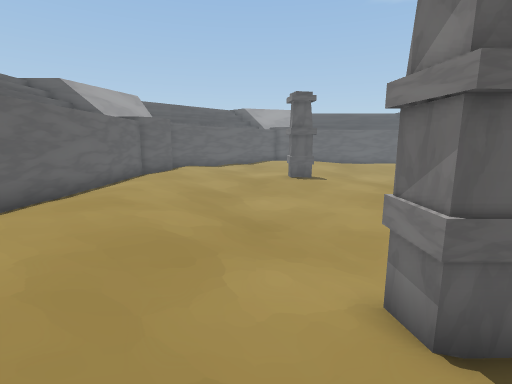
View 1 (above)

16 first-person views from a walk through a scene from a Unity 3-D project. The camera is 1.5 m above the floor, tilts 10° down and sees 85° across. The floor is counted in squares, 1 m on a side. Each view is taken from the middle of a square. On the plan, view 1 faces up. The plan holds only what a view shows up to about 14 squares ahead; the rest is blank. The place goes on beyond the plan. The player character is not drawn.

View 2
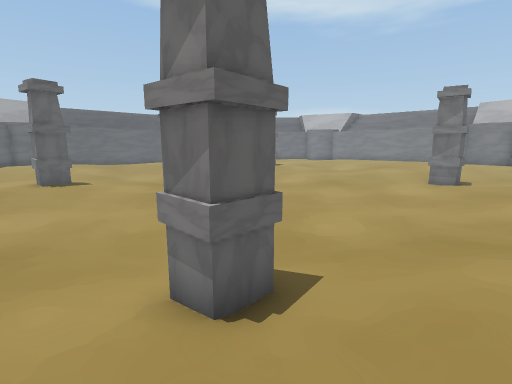

View 3
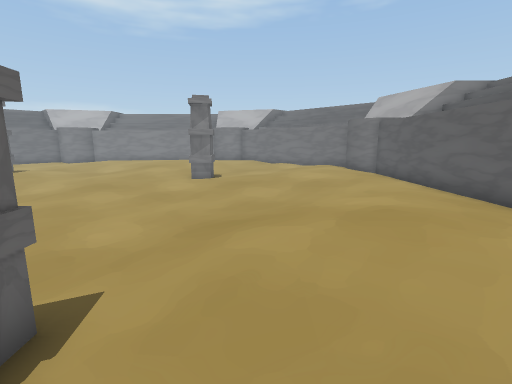

View 4
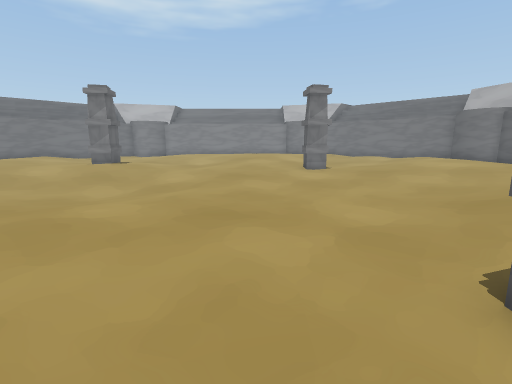

View 5
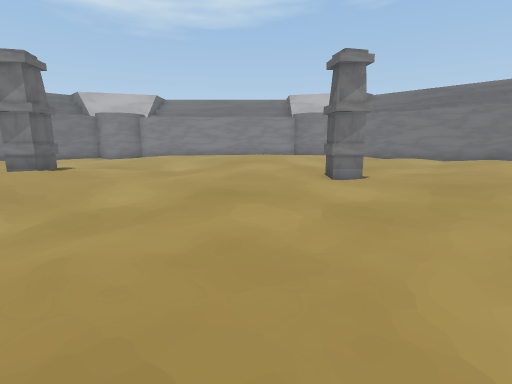

View 6
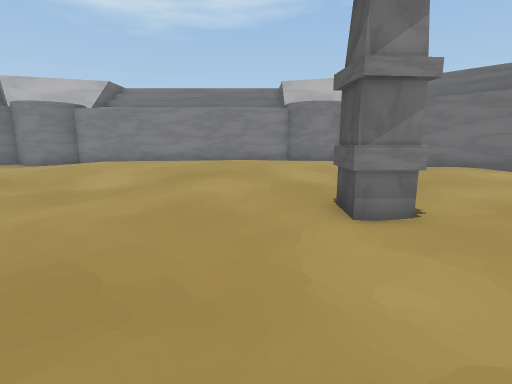

View 7
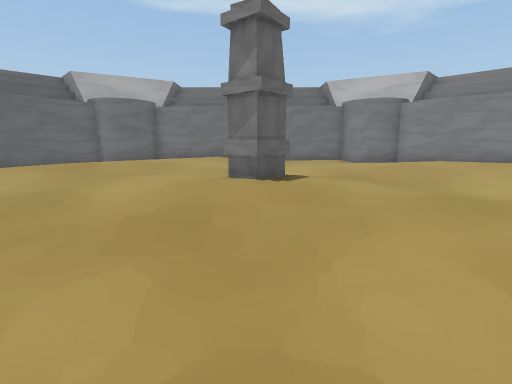

View 8
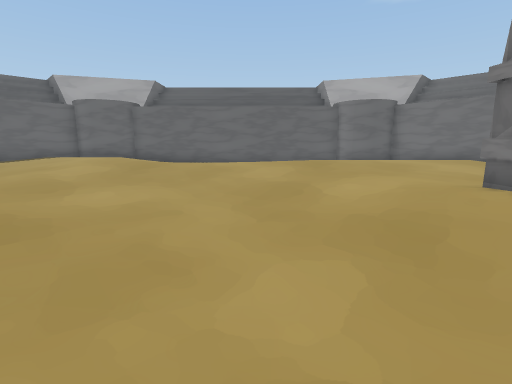

View 9
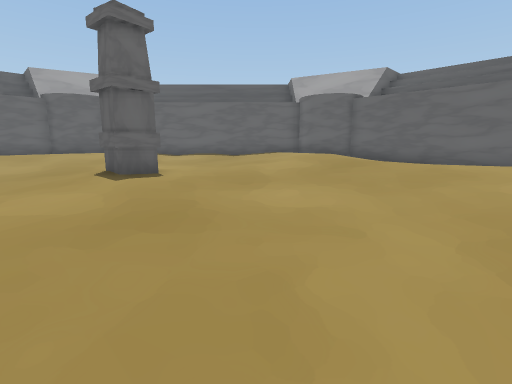

View 10
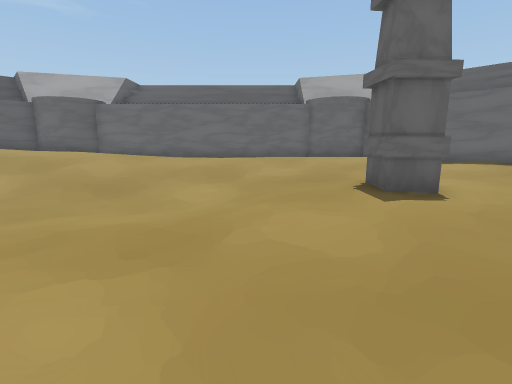

View 11
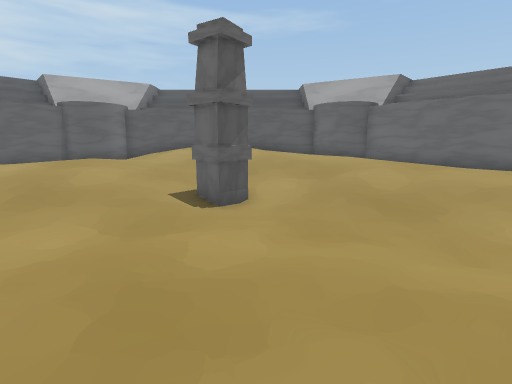

View 12
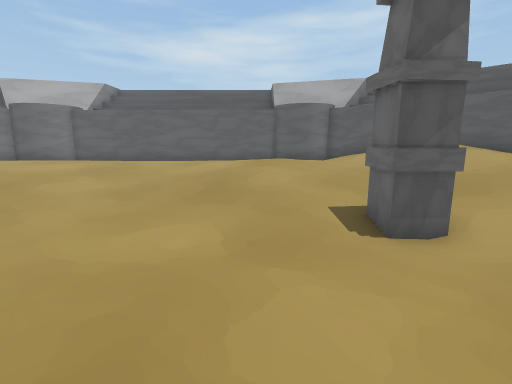

View 13
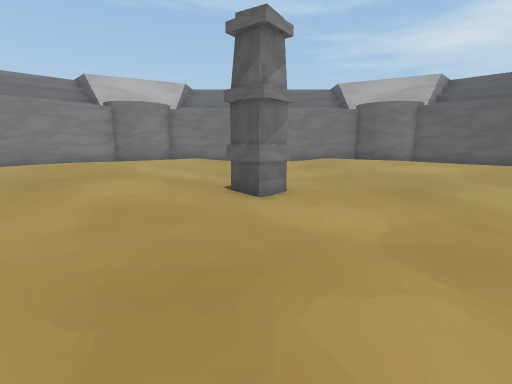

View 14
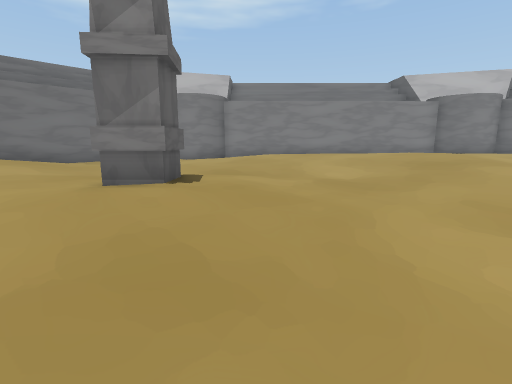

View 15
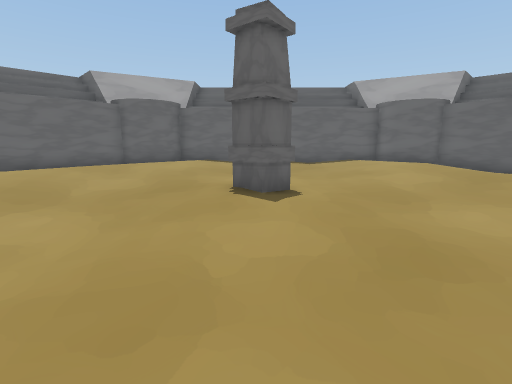

View 16
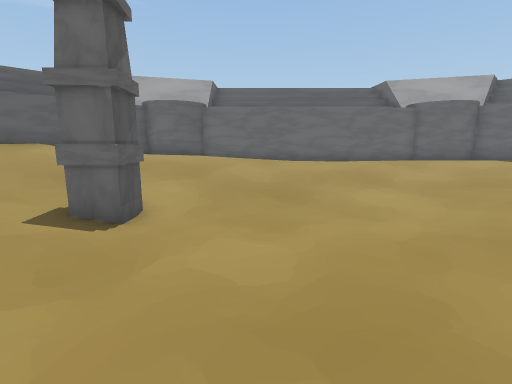

### Floor plan
Key: @ floor where view 1 was taken; # wall or solid block; . main floor; : floor 0.25 m higher than the main floor; - floor 0.25 m lower than the main floor; + floor 0.5 m higher than the main floor; _ floor 0.5 m lower than the main floor; < floor 0.75 m lower than the main floor; ( floor 1 m lower than the main floor; / step, stairs or slope; ^ raised ledge; C column.
Columns run from 6 left of view 1 to 24 right of it. Each row starts with its distance up from view 1.
 23         #############
 22       ####           ###
 21      ##..::.
 20     ##....:..            ##
 19    ##.....................##
 18   ##..---..///////........-##
 17  ##..------///////-....-/---##
 16  #:..-------___///--..------.#
 15  #:..------______/--..- ----.#
 14 ##:..---CC-___<<<///.C  ---..##
 13 #.:..------___<<<///...----.. #
 12 #.:/----/--__<<<(///------... #
 11 #..//-__/____<<<(<//-----/..: #
 10 #..///__<_____<<<<__-----/..: #
  9 #..///_<<<____<<<<___----/..: #
  8 #..///<<<<__________-----...: #
  7 #.:////<<<_________----...::: #
  6 #.:.////<<_________---....::: #
  5 #.::.///<<<<<_<_____--...:::: #
  4 #:::.///<<<<<<<_____----..::  #
  3 ##://///CC___<______-C--/..::##
  2  #+:///-C_///_____---C--//..:#
  1  #++///--////____---------..:#
  0   #+//@///////___---------..##
 -1    #////////////--....---..##
 -2     ^///:::://///.........##
 -3      ^+/::::::...........##
 -4       ^+::::::....::::..##
 -5        ###::.........####
 -6           #############

Where each view was taken, in squares from view 1:
view 1: 0 up, 0 right, facing up
view 2: 0 up, 0 right, facing up-right
view 3: 0 up, 0 right, facing right
view 4: 6 up, 0 right, facing right
view 5: 6 up, 5 right, facing right
view 6: 5 up, 10 right, facing right
view 7: 9 up, 10 right, facing up-right
view 8: 9 up, 10 right, facing up
view 9: 11 up, 10 right, facing up-left
view 10: 11 up, 8 right, facing left
view 11: 9 up, 7 right, facing down-left
view 12: 8 up, 5 right, facing down
view 13: 8 up, 10 right, facing down-right
view 14: 12 up, 10 right, facing right
view 15: 9 up, 7 right, facing up-left
view 16: 6 up, 8 right, facing left
